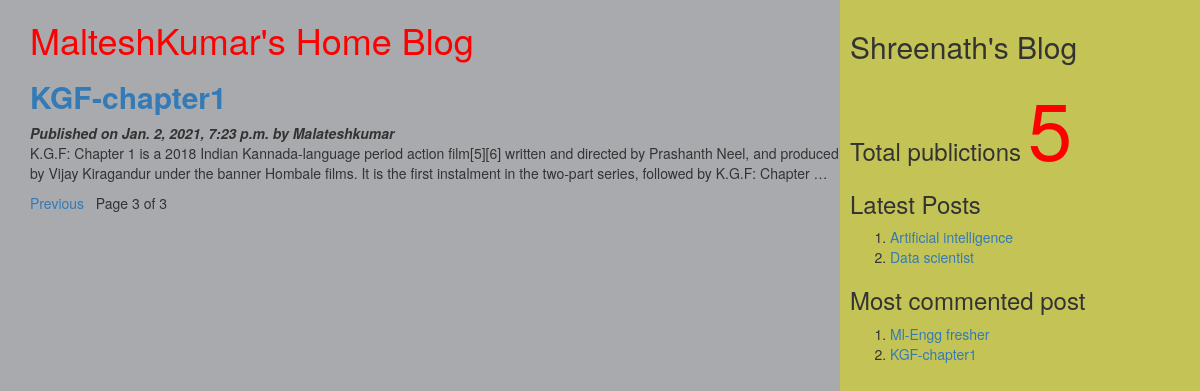
/?page=3, run on the app's committed database.
### myApp/models.py (models this page shows, shortened)
class Post(models.Model):
          STATUS_CHOICES=(('draft','Draft'),('published','Published'))
          title=models.CharField(max_length=256)
          slug=models.SlugField(max_length=264,unique_for_date='publish')
          author=models.ForeignKey(User,related_name='blog_posts',on_delete= models.CASCADE)
          body=models.TextField()
          publish=models.DateTimeField(default=timezone.now)
          created=models.DateTimeField(auto_now_add=True)
          updated=models.DateTimeField(auto_now=True)
          status= models.CharField(max_length=10,choices=STATUS_CHOICES,default='draft')
          objects=CustomManager()
          class Meta:
                ordering=('-publish',)
          def get_absolute_url(self):
                return reverse('post_detail',args=[self.publish.year,self.publish.strftime('%m'),self.publish.strftime('%d'),self.slug])

### myApp/views.py (the view)
# urls.py: url(r'^$',views.post_list_view),
def post_list_view(request,tag_slug=None):
    post_list=Post.objects.all()
    tag=None
    if tag_slug:
        tag=get_object_or_404(Tag,slug=tag_slug)#provided slug
        post_list=post_list.filter(tags__in=[tag])
    paginator=Paginator(post_list,2) #step1
    page_number=request.GET.get('page') #step2
    try:
       post_list=paginator.page(page_number) #step2
    except PageNotAnInteger:
       post_list=paginator.page(1) #step 3
    except EmptyPage:
      post_list=paginator.page(paginator.num_pages) #step 4
    d={'post_list':post_list,'tag':tag}
    return render(request,'myApp/post_list.html',d)

### myApp/models.py (called while the page is built)
    def get_queryset(self):
        return super().get_queryset().filter(status='published')

### myApp/templatetags/mytags.py (called while the page is built)
@register.simple_tag
def total_posts():
    return Post.objects.count()

@register.inclusion_tag('myApp/latest_post.html')
def show_latest_posts(count=3):
    latest_posts=Post.objects.order_by('-publish')[:count]
    return {'latest_posts':latest_posts}

@register.simple_tag
def get_most_commented_posts(count=2):
    return Post.objects.annotate(total_comments=Count('comments')).order_by('-total_comments')[:count]

### templates/myApp/post_list.html (shortened to what this page needs)
<html>
    {%extends 'myApp/parent.html'%}
        {%block content_block%}
        <h1 style="color:red">MalteshKumar's Home Blog</h1>
        {%for post in post_list%}
        <a href="{{post.get_absolute_url}}"><h2><b>{{post.title}}</b></h2></a>
        <i><b>Published on {{post.publish}} by {{post.author|title}}</b></i>
        {{post.body|truncatewords:40|linebreaks}}
        {%endfor%}
        {%include 'myApp/pagination.html' with page=post_list%}
        {%endblock%}

### templates/myApp/parent.html (shortened to what this page needs)
<html>
{%load mytags%}
    <head>
        <link rel="stylesheet" href="https://maxcdn.bootstrapcdn.com/bootstrap/3.3.7/css/bootstrap.min.css">
    </head>
    <body>
        <div class="content" style="width:70%;float:left;background-color:a8aaad;height:300%;padding:0 0 0 30px">
              {%block content_block%}
              {%endblock%}
        </div>
        <div class="sidebar" style="width:30%;float:right;background-color:#c4c456;height:300%;padding:10px">
            <h2>Shreenath's Blog</h2>
            <h3>Total publictions
              <span style="color:red;font-size:80px">
              {%total_posts%}</span>
              <h3>Latest Posts</h3>
              {% show_latest_posts 2 %}
              <h3>Most commented post</h3>
              {%get_most_commented_posts as m%}
              <ol>
                {%for post in m%}
                <li><a href="{{post.get_absolute_url}}">{{post.title}}</a></li>
                {%endfor%}
              </ol>
            </h3>
        </div>
    </body>
</html>

### templates/myApp/latest_post.html
<!DOCTYPE html>
<html lang="en" dir="ltr">
  <body>
    <ol>
    {%for post in latest_posts%}
    <li><a href="{{post.get_absolute_url}}">{{post.title}}</a></li>
    {%endfor%}
    </ol>
  </body>
</html>

### data on the page
Post: title "KGF-chapter1", publish "Jan. 2, 2021, 7:23 p.m.", author "Malateshkumar", body "K.G.F: Chapter 1 is a 2018 Indian Kannada-language period action film[5][6] written and directed by Prashanth Neel, and produced by Vijay Kiragandur under the banner Hombale films. It is the first instalment in the two-part series, followed by K.G.F: Chapter …"
Post: title "Artificial intelligence"
Post: title "Data scientist"
Post: title "Ml-Engg fresher"

### other printed values
{{ page.number }} "3"
{{ page.paginator.num_pages }} "3"
